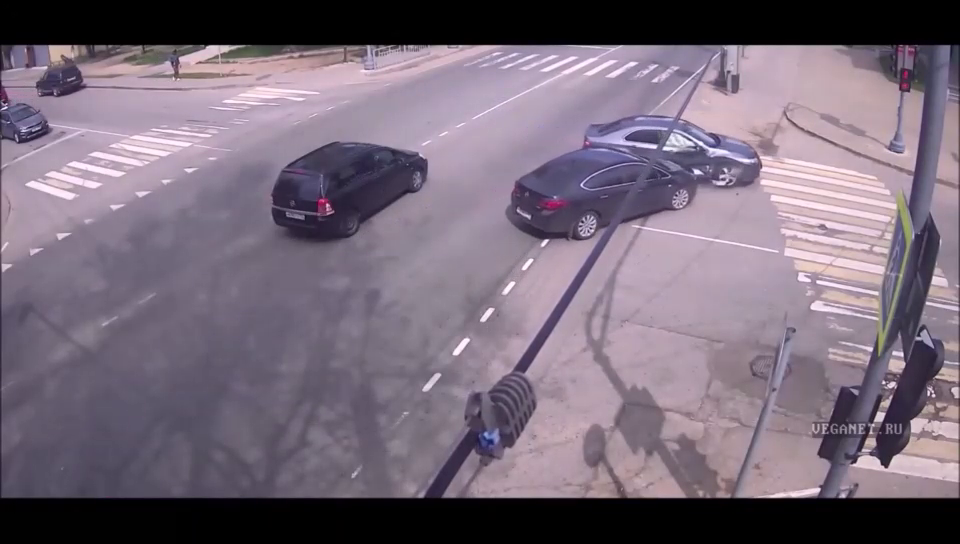
#> input picture frame 39 of AI Models/Crash Detection/cr.mp4, 960 x 544 px, given in place of video2.mp4, which was not available
$ python single_color_check.py   (older library calls are emulated)
#> lines starting #> are read from the running program, lines starting #| are printed output that depends on the picture; pictures that were not available may be replaced by others from this repository, and a replacement may not be noted
#> in process_video, frame is the input picture: shape (544, 960, 3); mean B, G, R 120.6, 106, 118.9
import cv2
import numpy as np
from PIL import Image
from multiprocessing import Pool

def is_uniform_color(image, color_range=20):
#> called with color_range = 20
    data = np.array(image)
    min_color = np.min(data, axis=(0, 1))
#> min_color = [0, 0, 0]
    max_color = np.max(data, axis=(0, 1))
#> max_color = [255, 252, 255]
    return np.all(max_color - min_color < color_range)
def is_blurry(image, blur_threshold=100):
#> called with blur_threshold = 100
    gray = cv2.cvtColor(np.array(image), cv2.COLOR_RGB2GRAY)
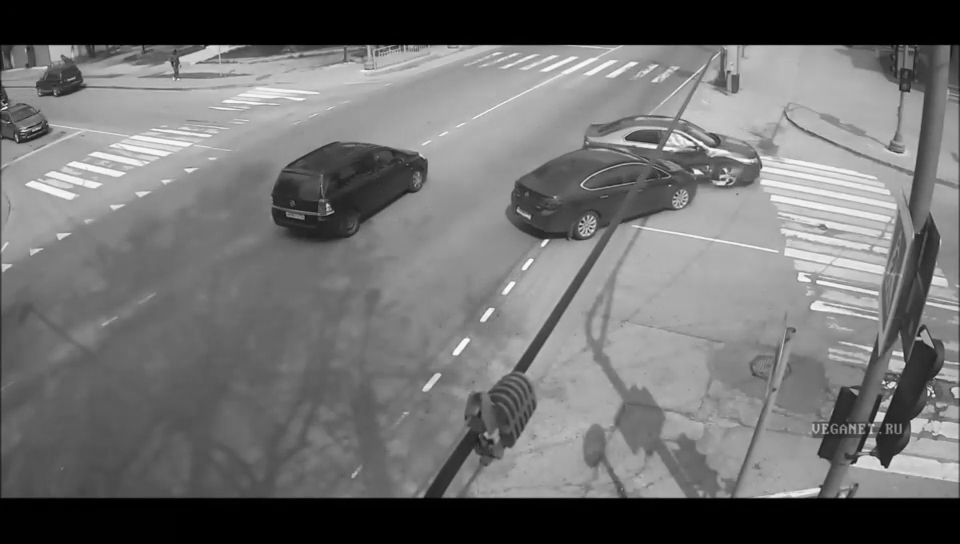
#> gray: shape (544, 960); min 0, max 253, mean 111.5
    laplacian_var = cv2.Laplacian(gray, cv2.CV_64F).var()
#> laplacian_var = 242.8
    return laplacian_var < blur_threshold

def process_video(video_path):
    cap = cv2.VideoCapture(video_path)
    fps = cap.get(cv2.CAP_PROP_FPS)
    frame_interval = int(1 * fps)  # Number of frames to skip

    frame_idx = 0
    while True:
        ret, frame = cap.read()
        if not ret:
            break

        if frame_idx % frame_interval == 0:
            image = Image.fromarray(cv2.cvtColor(frame, cv2.COLOR_BGR2RGB))

            if is_uniform_color(image):
                timestamp = frame_idx / fps
                print(f"Uniform color detected in '{video_path}' at {timestamp:.2f} seconds.")

            if is_blurry(image):
                timestamp = frame_idx / fps
                print(f"Blurry frame detected in '{video_path}' at {timestamp:.2f} seconds.")

        frame_idx += 1
#> frame_idx = 1

    cap.release()

def main():
    video_paths = ['BlackoutDetection\\video2.mp4','BlackoutDetection\\video3.mp4']

    with Pool(len(video_paths)) as pool:
        pool.map(process_video, video_paths)

if __name__ == '__main__':
    main()

$ run again, starting later in the video
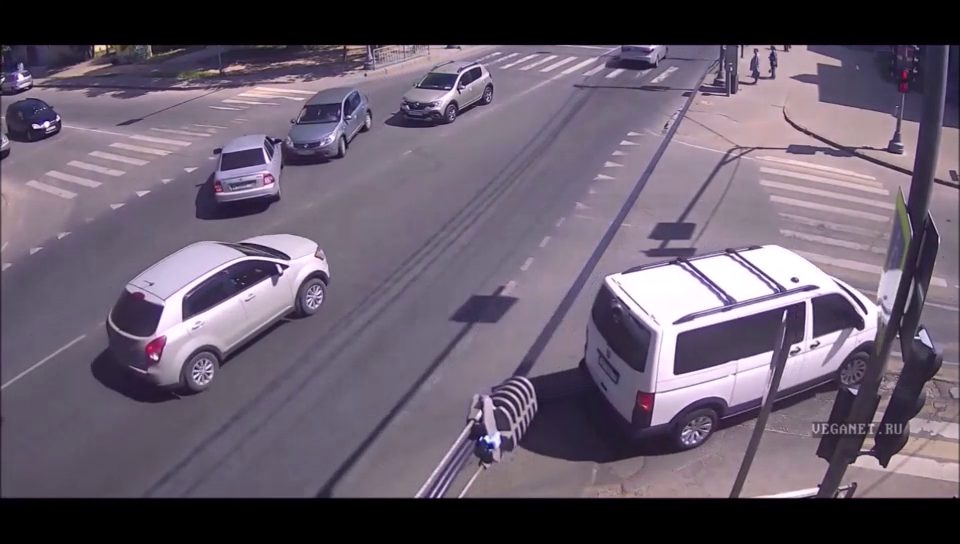
#> input picture frame 177 of AI Models/Crash Detection/cr.mp4, 960 x 544 px, given in place of video2.mp4, which was not available
#> in process_video, frame is the input picture: shape (544, 960, 3); mean B, G, R 108.1, 92.4, 103.6
#> min_color = [0, 0, 0]
#> max_color = [255, 255, 255]
#> in is_blurry, `gray = cv2.cvtColor(np.array(image), cv2.COLOR_RGB2GRAY)`:
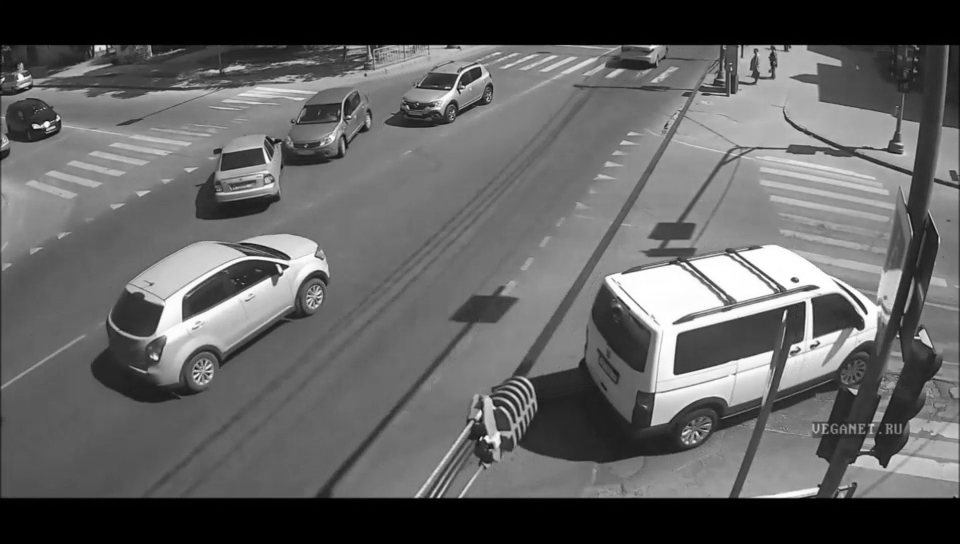
#> gray: shape (544, 960); min 0, max 255, mean 97.5
#> laplacian_var = 443.8
#> frame_idx = 1

$ run again, starting later in the video
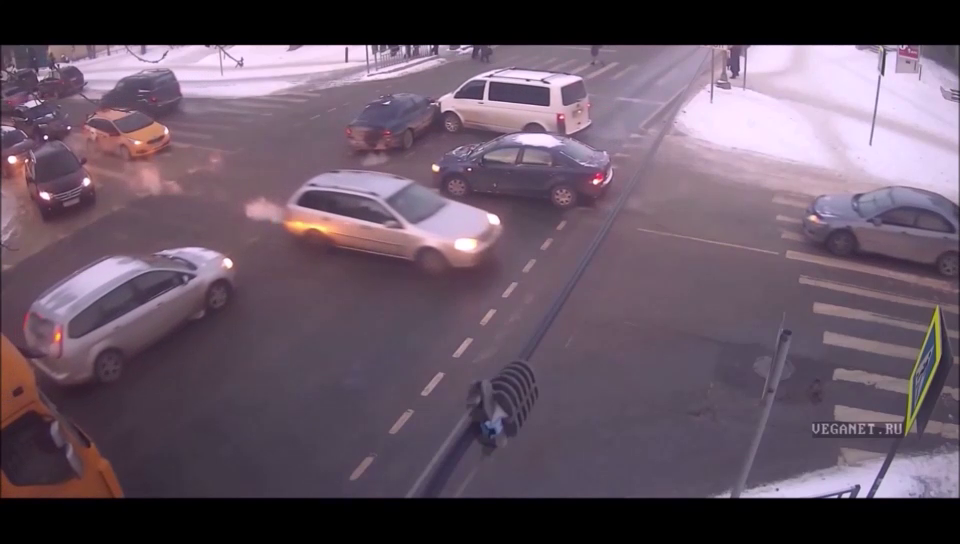
#> input picture frame 315 of AI Models/Crash Detection/cr.mp4, 960 x 544 px, given in place of video2.mp4, which was not available
#> in process_video, frame is the input picture: shape (544, 960, 3); mean B, G, R 100, 85.4, 102
#> min_color = [0, 0, 0]
#> max_color = [255, 255, 255]
#> in is_blurry, `gray = cv2.cvtColor(np.array(image), cv2.COLOR_RGB2GRAY)`:
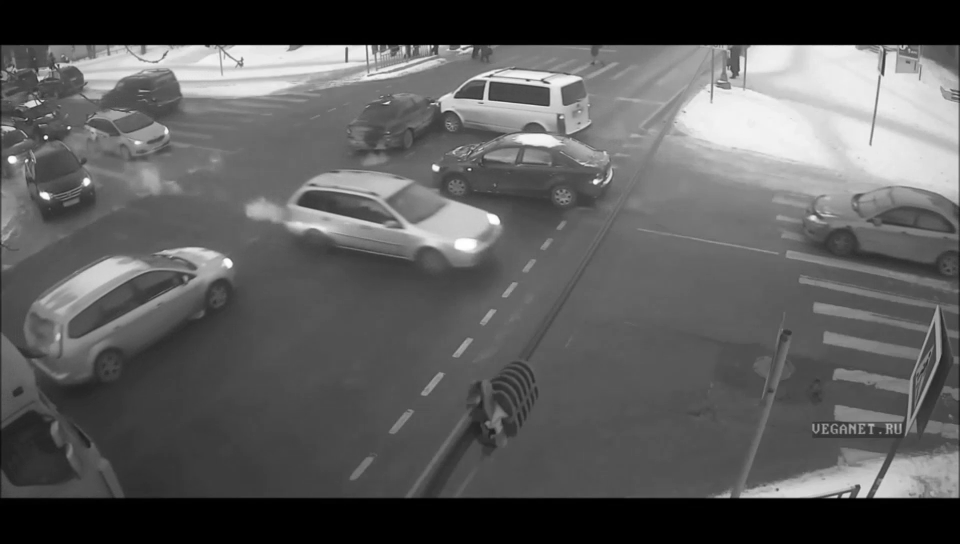
#> gray: shape (544, 960); min 0, max 255, mean 92
#> laplacian_var = 177.4
#> frame_idx = 1
